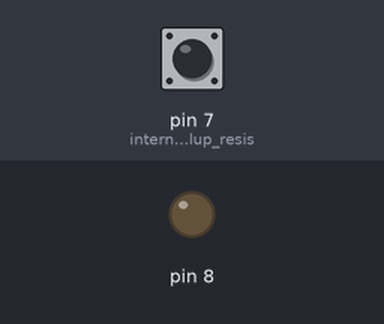
A sketch run on a simulated Arduino Leonardo, built with avr-gcc and run on an emulated ATmega32U4. Parts: output pins drawn as LEDs (lit = HIGH). The inputs (shaded band) are chosen by the test bench; at power-on: pin 7 (internal_20k_pullup_resis) HIGH.

Above: at 1.2 s.
1.3 s: pin 7 (internal_20k_pullup_resis) pulled LOW for 0.15 s
At 1.37 s:
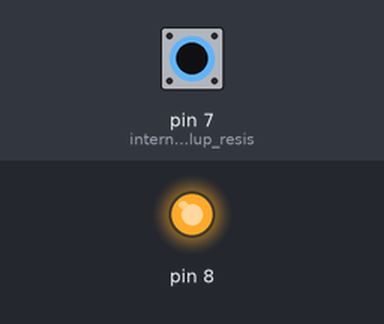
2.9 s: pin 7 (internal_20k_pullup_resis) pulled LOW for 3.2 s
At 7.0 s:
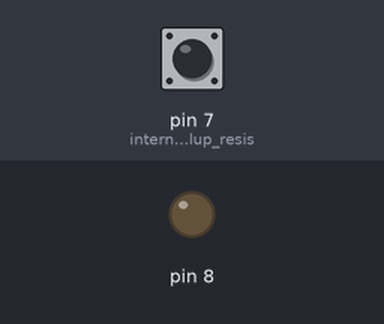
Timing chart, 0 to 8.5 s (numbered marks = the images above; inputs shaded):
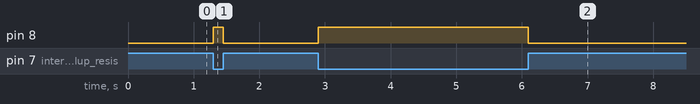

The sketch:

switch_led.ino
```cpp
// turn LED ON and OFF using switch
// we read the state of the switch through pin 7
// switch is connected between pin 7 and GND
// we use the microcontroller's internal 20k pullup resistor
// why do we use a pullup resistor? read here: https://learn.sparkfun.com/tutorials/pull-up-resistors
// you can choose between LED ON or LED OFF when switch is pressed
// pin 8 will source current to the LED
// refer to source_current.ino file to see how to connect the LED
// code executed on Arduino Leonardo

void setup(){
  pinMode(7, INPUT_PULLUP); // internal 20k pullup resistor
  pinMode(8, OUTPUT);
}

void loop(){
  digitalWrite(8, !digitalRead(7)); // when switch is pressed LED turns ON
  // digitalWrite(8, digitalRead(7)); // when switch is pressed LED turns OFF
}
```

Measured:
- after the input at 1.3 s, pin 8: LOW → HIGH at once, → LOW 0.15 s later
- after the input at 2.9 s, pin 8: LOW → HIGH at once, → LOW 3.2 s later
